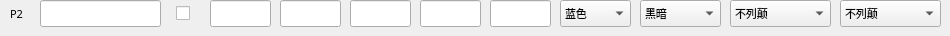
          <widget class="QWidget" name="widget_P2" native="true">
           <property name="sizePolicy">
            <sizepolicy hsizetype="Preferred" vsizetype="Fixed">
             <horstretch>0</horstretch>
             <verstretch>0</verstretch>
            </sizepolicy>
           </property>
           <property name="minimumSize">
            <size>
             <width>0</width>
             <height>30</height>
            </size>
           </property>
           <widget class="QCheckBox" name="check_P2_IsHuman">
            <property name="geometry">
             <rect>
              <x>176</x>
              <y>2</y>
              <width>21</width>
              <height>22</height>
             </rect>
            </property>
            <property name="font">
             <font>
              <family>微软雅黑</family>
              <pointsize>8</pointsize>
             </font>
            </property>
            <property name="text">
             <string/>
            </property>
           </widget>
           <widget class="QComboBox" name="combo_P2_StartAge">
            <property name="geometry">
             <rect>
              <x>640</x>
              <y>0</y>
              <width>81</width>
              <height>27</height>
             </rect>
            </property>
            <property name="font">
             <font>
              <family>微软雅黑</family>
              <pointsize>8</pointsize>
             </font>
            </property>
            <property name="currentIndex">
             <number>0</number>
            </property>
            <item>
             <property name="text">
              <string>黑暗</string>
             </property>
            </item>
            <item>
             <property name="text">
              <string>封建</string>
             </property>
            </item>
            <item>
             <property name="text">
              <string>城堡</string>
             </property>
            </item>
            <item>
             <property name="text">
              <string>帝王</string>
             </property>
            </item>
            <item>
             <property name="text">
              <string>后帝王</string>
             </property>
            </item>
           </widget>
           <widget class="QComboBox" name="combo_P2_Color">
            <property name="geometry">
             <rect>
              <x>560</x>
              <y>0</y>
              <width>71</width>
              <height>27</height>
             </rect>
            </property>
            <property name="font">
             <font>
              <family>微软雅黑</family>
              <pointsize>8</pointsize>
             </font>
            </property>
            <item>
             <property name="text">
              <string>蓝色</string>
             </property>
            </item>
            <item>
             <property name="text">
              <string>红色</string>
             </property>
            </item>
            <item>
             <property name="text">
              <string>绿色</string>
             </property>
            </item>
            <item>
             <property name="text">
              <string>黄色</string>
             </property>
            </item>
            <item>
             <property name="text">
              <string>青色</string>
             </property>
            </item>
            <item>
             <property name="text">
              <string>紫色</string>
             </property>
            </item>
            <item>
             <property name="text">
              <string>灰色</string>
             </property>
            </item>
            <item>
             <property name="text">
              <string>橙色</string>
             </property>
            </item>
           </widget>
           <widget class="QLineEdit" name="edit_P2_Stone">
            <property name="geometry">
             <rect>
              <x>420</x>
              <y>0</y>
              <width>61</width>
              <height>27</height>
             </rect>
            </property>
            <property name="font">
             <font>
              <family>微软雅黑</family>
              <pointsize>8</pointsize>
             </font>
            </property>
            <property name="text">
             <string/>
            </property>
           </widget>
           <widget class="QLineEdit" name="edit_P2_Food">
            <property name="geometry">
             <rect>
              <x>210</x>
              <y>0</y>
              <width>61</width>
              <height>27</height>
             </rect>
            </property>
            <property name="font">
             <font>
              <family>微软雅黑</family>
              <pointsize>8</pointsize>
             </font>
            </property>
            <property name="text">
             <string/>
            </property>
           </widget>
           <widget class="QLineEdit" name="edit_P2_PopLimit">
            <property name="geometry">
             <rect>
              <x>490</x>
              <y>0</y>
              <width>61</width>
              <height>27</height>
             </rect>
            </property>
            <property name="font">
             <font>
              <family>微软雅黑</family>
              <pointsize>8</pointsize>
             </font>
            </property>
            <property name="text">
             <string/>
            </property>
           </widget>
           <widget class="QLineEdit" name="edit_P2_Wood">
            <property name="geometry">
             <rect>
              <x>280</x>
              <y>0</y>
              <width>61</width>
              <height>27</height>
             </rect>
            </property>
            <property name="font">
             <font>
              <family>微软雅黑</family>
              <pointsize>8</pointsize>
             </font>
            </property>
            <property name="text">
             <string/>
            </property>
           </widget>
           <widget class="QLineEdit" name="edit_P2_Name">
            <property name="geometry">
             <rect>
              <x>40</x>
              <y>0</y>
              <width>121</width>
              <height>27</height>
             </rect>
            </property>
            <property name="font">
             <font>
              <family>微软雅黑</family>
              <pointsize>8</pointsize>
             </font>
            </property>
            <property name="text">
             <string/>
            </property>
           </widget>
           <widget class="QLabel" name="label_P2">
            <property name="geometry">
             <rect>
              <x>10</x>
              <y>0</y>
              <width>26</width>
              <height>27</height>
             </rect>
            </property>
            <property name="font">
             <font>
              <family>微软雅黑</family>
              <pointsize>8</pointsize>
             </font>
            </property>
            <property name="text">
             <string>P2</string>
            </property>
           </widget>
           <widget class="QComboBox" name="combo_P2_Civ">
            <property name="geometry">
             <rect>
              <x>730</x>
              <y>0</y>
              <width>101</width>
              <height>27</height>
             </rect>
            </property>
            <property name="font">
             <font>
              <family>微软雅黑</family>
              <pointsize>8</pointsize>
             </font>
            </property>
            <item>
             <property name="text">
              <string>不列颠</string>
             </property>
            </item>
            <item>
             <property name="text">
              <string>法兰克</string>
             </property>
            </item>
            <item>
             <property name="text">
              <string>哥特</string>
             </property>
            </item>
            <item>
             <property name="text">
              <string>条顿</string>
             </property>
            </item>
            <item>
             <property name="text">
              <string>日本</string>
             </property>
            </item>
            <item>
             <property name="text">
              <string>中国</string>
             </property>
            </item>
            <item>
             <property name="text">
              <string>拜占庭</string>
             </property>
            </item>
            <item>
             <property name="text">
              <string>波斯</string>
             </property>
            </item>
            <item>
             <property name="text">
              <string>萨拉森</string>
             </property>
            </item>
            <item>
             <property name="text">
              <string>土耳其</string>
             </property>
            </item>
            <item>
             <property name="text">
              <string>维京</string>
             </property>
            </item>
            <item>
             <property name="text">
              <string>蒙古</string>
             </property>
            </item>
            <item>
             <property name="text">
              <string>凯尔特</string>
             </property>
            </item>
            <item>
             <property name="text">
              <string>西班牙</string>
             </property>
            </item>
            <item>
             <property name="text">
              <string>阿兹特克</string>
             </property>
            </item>
            <item>
             <property name="text">
              <string>玛雅</string>
             </property>
            </item>
            <item>
             <property name="text">
              <string>匈奴</string>
             </property>
            </item>
            <item>
             <property name="text">
              <string>高丽</string>
             </property>
            </item>
            <item>
             <property name="text">
              <string>意大利</string>
             </property>
            </item>
            <item>
             <property name="text">
              <string>印度</string>
             </property>
            </item>
            <item>
             <property name="text">
              <string>印加</string>
             </property>
            </item>
            <item>
             <property name="text">
              <string>马扎尔</string>
             </property>
            </item>
            <item>
             <property name="text">
              <string>斯拉夫</string>
             </property>
            </item>
            <item>
             <property name="text">
              <string>葡萄牙</string>
             </property>
            </item>
            <item>
             <property name="text">
              <string>埃塞俄比亚</string>
             </property>
            </item>
            <item>
             <property name="text">
              <string>马里</string>
             </property>
            </item>
            <item>
             <property name="text">
              <string>柏柏尔</string>
             </property>
            </item>
            <item>
             <property name="text">
              <string>高棉</string>
             </property>
            </item>
            <item>
             <property name="text">
              <string>马来</string>
             </property>
            </item>
            <item>
             <property name="text">
              <string>缅甸</string>
             </property>
            </item>
            <item>
             <property name="text">
              <string>越南</string>
             </property>
            </item>
            <item>
             <property name="text">
              <string>保加利亚</string>
             </property>
            </item>
            <item>
             <property name="text">
              <string>鞑靼</string>
             </property>
            </item>
            <item>
             <property name="text">
              <string>库曼</string>
             </property>
            </item>
            <item>
             <property name="text">
              <string>立陶宛</string>
             </property>
            </item>
            <item>
             <property name="text">
              <string>勃艮第</string>
             </property>
            </item>
            <item>
             <property name="text">
              <string>西西里</string>
             </property>
            </item>
           </widget>
           <widget class="QLineEdit" name="edit_P2_Gold">
            <property name="geometry">
             <rect>
              <x>350</x>
              <y>0</y>
              <width>61</width>
              <height>27</height>
             </rect>
            </property>
            <property name="font">
             <font>
              <family>微软雅黑</family>
              <pointsize>8</pointsize>
             </font>
            </property>
            <property name="text">
             <string/>
            </property>
           </widget>
           <widget class="QComboBox" name="combo_P2_CivGraphic">
            <property name="geometry">
             <rect>
              <x>840</x>
              <y>0</y>
              <width>101</width>
              <height>27</height>
             </rect>
            </property>
            <property name="font">
             <font>
              <family>微软雅黑</family>
              <pointsize>8</pointsize>
             </font>
            </property>
            <item>
             <property name="text">
              <string>不列颠</string>
             </property>
            </item>
            <item>
             <property name="text">
              <string>法兰克</string>
             </property>
            </item>
            <item>
             <property name="text">
              <string>哥特</string>
             </property>
            </item>
            <item>
             <property name="text">
              <string>条顿</string>
             </property>
            </item>
            <item>
             <property name="text">
              <string>日本</string>
             </property>
            </item>
            <item>
             <property name="text">
              <string>中国</string>
             </property>
            </item>
            <item>
             <property name="text">
              <string>拜占庭</string>
             </property>
            </item>
            <item>
             <property name="text">
              <string>波斯</string>
             </property>
            </item>
            <item>
             <property name="text">
              <string>萨拉森</string>
             </property>
            </item>
            <item>
             <property name="text">
              <string>土耳其</string>
             </property>
            </item>
            <item>
             <property name="text">
              <string>维京</string>
             </property>
            </item>
            <item>
             <property name="text">
              <string>蒙古</string>
             </property>
            </item>
            <item>
             <property name="text">
              <string>凯尔特</string>
             </property>
            </item>
            <item>
             <property name="text">
              <string>西班牙</string>
             </property>
            </item>
            <item>
             <property name="text">
              <string>阿兹特克</string>
             </property>
            </item>
            <item>
             <property name="text">
              <string>玛雅</string>
             </property>
            </item>
            <item>
             <property name="text">
              <string>匈奴</string>
             </property>
            </item>
            <item>
             <property name="text">
              <string>高丽</string>
             </property>
            </item>
            <item>
             <property name="text">
              <string>意大利</string>
             </property>
            </item>
            <item>
             <property name="text">
              <string>印度</string>
             </property>
            </item>
            <item>
             <property name="text">
              <string>印加</string>
             </property>
            </item>
            <item>
             <property name="text">
              <string>马扎尔</string>
             </property>
            </item>
            <item>
             <property name="text">
              <string>斯拉夫</string>
             </property>
            </item>
            <item>
             <property name="text">
              <string>葡萄牙</string>
             </property>
            </item>
            <item>
             <property name="text">
              <string>埃塞俄比亚</string>
             </property>
            </item>
            <item>
             <property name="text">
              <string>马里</string>
             </property>
            </item>
            <item>
             <property name="text">
              <string>柏柏尔</string>
             </property>
            </item>
            <item>
             <property name="text">
              <string>高棉</string>
             </property>
            </item>
            <item>
             <property name="text">
              <string>马来</string>
             </property>
            </item>
            <item>
             <property name="text">
              <string>缅甸</string>
             </property>
            </item>
            <item>
             <property name="text">
              <string>越南</string>
             </property>
            </item>
            <item>
             <property name="text">
              <string>保加利亚</string>
             </property>
            </item>
            <item>
             <property name="text">
              <string>鞑靼</string>
             </property>
            </item>
            <item>
             <property name="text">
              <string>库曼</string>
             </property>
            </item>
            <item>
             <property name="text">
              <string>立陶宛</string>
             </property>
            </item>
            <item>
             <property name="text">
              <string>勃艮第</string>
             </property>
            </item>
            <item>
             <property name="text">
              <string>西西里</string>
             </property>
            </item>
           </widget>
          </widget>
